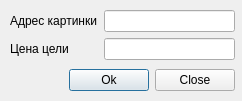
<?xml version="1.0" encoding="UTF-8"?>
<ui version="4.0">
 <class>Dialog</class>
 <widget class="QDialog" name="Dialog">
  <property name="geometry">
   <rect>
    <x>0</x>
    <y>0</y>
    <width>242</width>
    <height>101</height>
   </rect>
  </property>
  <property name="windowTitle">
   <string>Новая цель</string>
  </property>
  <widget class="QWidget" name="">
   <property name="geometry">
    <rect>
     <x>10</x>
     <y>10</y>
     <width>225</width>
     <height>81</height>
    </rect>
   </property>
   <layout class="QVBoxLayout" name="verticalLayout">
    <item>
     <layout class="QFormLayout" name="formLayout">
      <property name="fieldGrowthPolicy">
       <enum>QFormLayout::AllNonFixedFieldsGrow</enum>
      </property>
      <item row="0" column="0">
       <widget class="QLabel" name="label">
        <property name="text">
         <string>Адрес картинки</string>
        </property>
       </widget>
      </item>
      <item row="0" column="1">
       <widget class="QLineEdit" name="lineEditTarget"/>
      </item>
      <item row="1" column="0">
       <widget class="QLabel" name="label_2">
        <property name="text">
         <string>Цена цели</string>
        </property>
       </widget>
      </item>
      <item row="1" column="1">
       <widget class="QLineEdit" name="lineEditPrice"/>
      </item>
     </layout>
    </item>
    <item>
     <layout class="QHBoxLayout" name="horizontalLayout">
      <item>
       <spacer name="horizontalSpacer">
        <property name="orientation">
         <enum>Qt::Horizontal</enum>
        </property>
        <property name="sizeHint" stdset="0">
         <size>
          <width>40</width>
          <height>20</height>
         </size>
        </property>
       </spacer>
      </item>
      <item>
       <widget class="QPushButton" name="pushButtonOk">
        <property name="text">
         <string>Ok</string>
        </property>
       </widget>
      </item>
      <item>
       <widget class="QPushButton" name="pushButtonClose">
        <property name="text">
         <string>Close</string>
        </property>
       </widget>
      </item>
     </layout>
    </item>
   </layout>
  </widget>
 </widget>
 <resources/>
 <connections/>
</ui>
